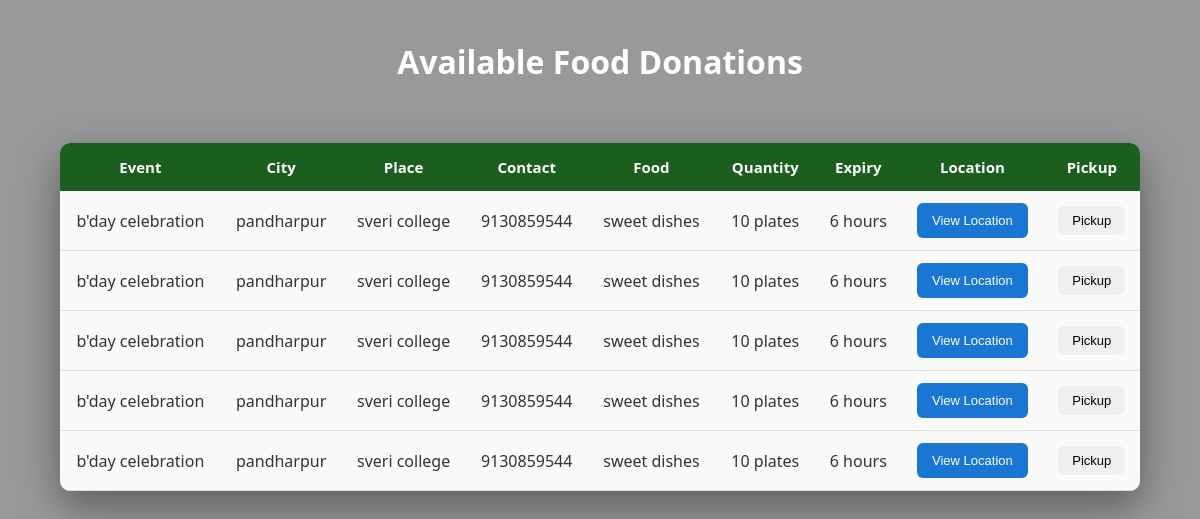
Page /ngo on the earlier database version.
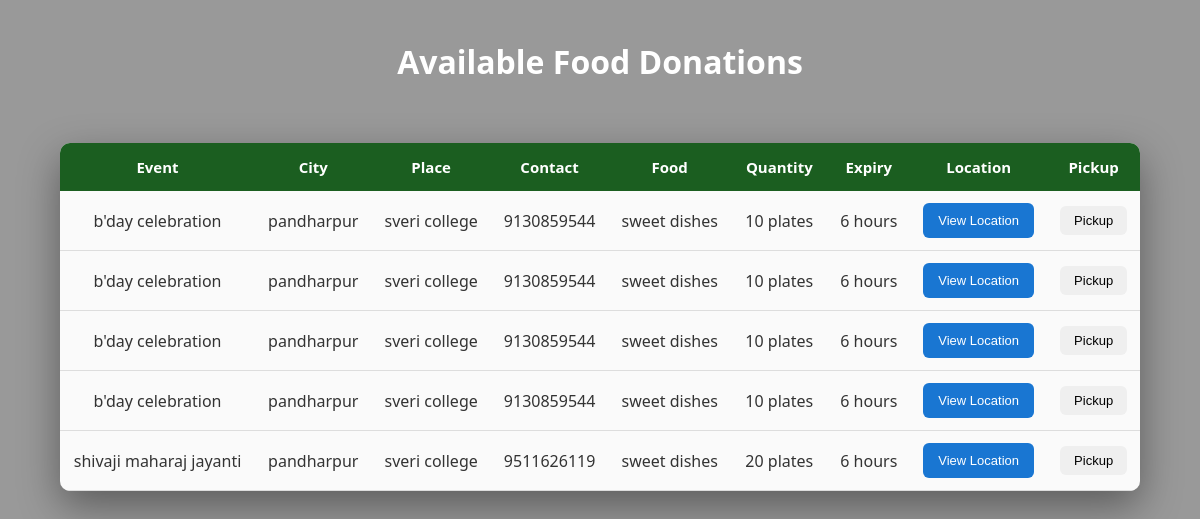
Same page on the later database version.
### tables this page shows
CREATE TABLE food(
        id INTEGER PRIMARY KEY AUTOINCREMENT,
        event_name TEXT,
        city TEXT,
        event_place TEXT,
        contact TEXT,
        food_type TEXT,
        quantity TEXT,
        expiry TEXT,
        latitude TEXT,
        longitude TEXT
    );

### application.py (the view)
@app.route("/ngo")
def ngo():
    conn = sqlite3.connect("food.db")
    cur = conn.cursor()
    cur.execute("SELECT * FROM food")
    data = cur.fetchall()
    conn.close()
    return render_template("ngoinfo.html", data=data)

### templates/ngoinfo.html (shortened to what this page needs)
<!DOCTYPE html>
<html>
<head>
<link rel="stylesheet" href="/static/style.css">
</head>
<body>
<h1 style="text-align:center;color:white;margin-top:40px;">
Available Food Donations
</h1>
<div class="table-container">
<table>
<tr>
<th>Event</th>
<th>City</th>
<th>Place</th>
<th>Contact</th>
<th>Food</th>
<th>Quantity</th>
<th>Expiry</th>
<th>Location</th>
<th>Pickup</th>
</tr>
{% for row in data %}
<tr>
<td>{{ row[1] }}</td>
<td>{{ row[2] }}</td>
<td>{{ row[3] }}</td>
<td>{{ row[4] }}</td>
<td>{{ row[5] }}</td>
<td>{{ row[6] }}</td>
<td>{{ row[7] }}</td>
<td>
<a href="https://www.google.com/maps?q={{row[8]}},{{row[9]}}" target="_blank">
<button class="location-btn">View Location</button>
</a>
</td>
<td>
<a href="/delete/{{row[0]}}">
<button class="pickup-btn">Pickup</button>
</a>
</td>
</tr>
{% endfor %}
</table>
</div>
</body>
</html>

Differences in the rows shown:
removed food: event_name "b'day celebration", city "pandharpur", event_place "sveri college", contact "9130859544", food_type "sweet dishes", quantity "10 plates", expiry "6 hours"
added food: event_name "shivaji maharaj jayanti", city "pandharpur", event_place "sveri college", contact "9511626119", food_type "sweet dishes", quantity "20 plates", expiry "6 hours"
